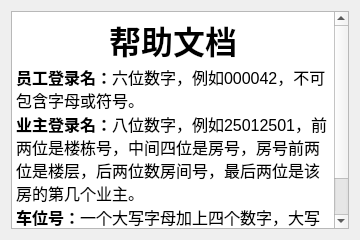
<?xml version="1.0" encoding="UTF-8"?>
<ui version="4.0">
 <class>HelpDialog</class>
 <widget class="QDialog" name="HelpDialog">
  <property name="geometry">
   <rect>
    <x>0</x>
    <y>0</y>
    <width>360</width>
    <height>240</height>
   </rect>
  </property>
  <property name="windowTitle">
   <string>帮助</string>
  </property>
  <layout class="QVBoxLayout" name="verticalLayout">
   <item>
    <widget class="QTextBrowser" name="textBrowser">
     <property name="html">
      <string>&lt;!DOCTYPE HTML PUBLIC &quot;-//W3C//DTD HTML 4.0//EN&quot; &quot;http://www.w3.org/TR/REC-html40/strict.dtd&quot;&gt;
&lt;html&gt;&lt;head&gt;&lt;meta name=&quot;qrichtext&quot; content=&quot;1&quot; /&gt;&lt;style type=&quot;text/css&quot;&gt;
p, li { white-space: pre-wrap; }
&lt;/style&gt;&lt;/head&gt;&lt;body style=&quot; font-family:'SimSun'; font-size:9pt; font-weight:400; font-style:normal;&quot;&gt;
&lt;p align=&quot;center&quot; style=&quot; margin-top:0px; margin-bottom:0px; margin-left:0px; margin-right:0px; -qt-block-indent:0; text-indent:0px;&quot;&gt;&lt;span style=&quot; font-size:24pt; font-weight:600;&quot;&gt;帮助文档&lt;/span&gt;&lt;/p&gt;
&lt;p style=&quot; margin-top:0px; margin-bottom:0px; margin-left:0px; margin-right:0px; -qt-block-indent:0; text-indent:0px;&quot;&gt;&lt;span style=&quot; font-size:12pt; font-weight:600;&quot;&gt;员工登录名：&lt;/span&gt;&lt;span style=&quot; font-size:12pt;&quot;&gt;六位数字，例如000042，不可包含字母或符号。&lt;/span&gt;&lt;/p&gt;
&lt;p style=&quot; margin-top:0px; margin-bottom:0px; margin-left:0px; margin-right:0px; -qt-block-indent:0; text-indent:0px;&quot;&gt;&lt;span style=&quot; font-size:12pt; font-weight:600;&quot;&gt;业主登录名：&lt;/span&gt;&lt;span style=&quot; font-size:12pt;&quot;&gt;八位数字，例如25012501，前两位是楼栋号，中间四位是房号，房号前两位是楼层，后两位数房间号，最后两位是该房的第几个业主。&lt;/span&gt;&lt;/p&gt;
&lt;p style=&quot; margin-top:0px; margin-bottom:0px; margin-left:0px; margin-right:0px; -qt-block-indent:0; text-indent:0px;&quot;&gt;&lt;span style=&quot; font-size:12pt; font-weight:600;&quot;&gt;车位号：&lt;/span&gt;&lt;span style=&quot; font-size:12pt;&quot;&gt;一个大写字母加上四个数字，大写字母及第一个数字表示停车位所在的区，后三位是该区的停车位序号。&lt;/span&gt;&lt;/p&gt;&lt;/body&gt;&lt;/html&gt;</string>
     </property>
    </widget>
   </item>
  </layout>
 </widget>
 <resources/>
 <connections/>
</ui>
